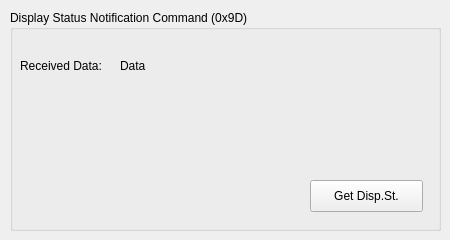
      <widget class="QWidget" name="tab_DisplayStatusCmd">
       <attribute name="title">
        <string>DisplayStatusNotificationCmd</string>
       </attribute>
       <widget class="QGroupBox" name="groupBox_13">
        <property name="geometry">
         <rect>
          <x>10</x>
          <y>10</y>
          <width>431</width>
          <height>221</height>
         </rect>
        </property>
        <property name="title">
         <string>Display Status Notification Command (0x9D)</string>
        </property>
        <widget class="QLabel" name="label_DisplayStatus">
         <property name="geometry">
          <rect>
           <x>110</x>
           <y>40</y>
           <width>61</width>
           <height>31</height>
          </rect>
         </property>
         <property name="text">
          <string>Data</string>
         </property>
        </widget>
        <widget class="QPushButton" name="displayStatus_Btn">
         <property name="geometry">
          <rect>
           <x>300</x>
           <y>170</y>
           <width>113</width>
           <height>32</height>
          </rect>
         </property>
         <property name="text">
          <string>Get Disp.St.</string>
         </property>
        </widget>
        <widget class="QLabel" name="label_version_12">
         <property name="geometry">
          <rect>
           <x>10</x>
           <y>40</y>
           <width>101</width>
           <height>31</height>
          </rect>
         </property>
         <property name="text">
          <string>Received Data:</string>
         </property>
        </widget>
       </widget>
      </widget>
